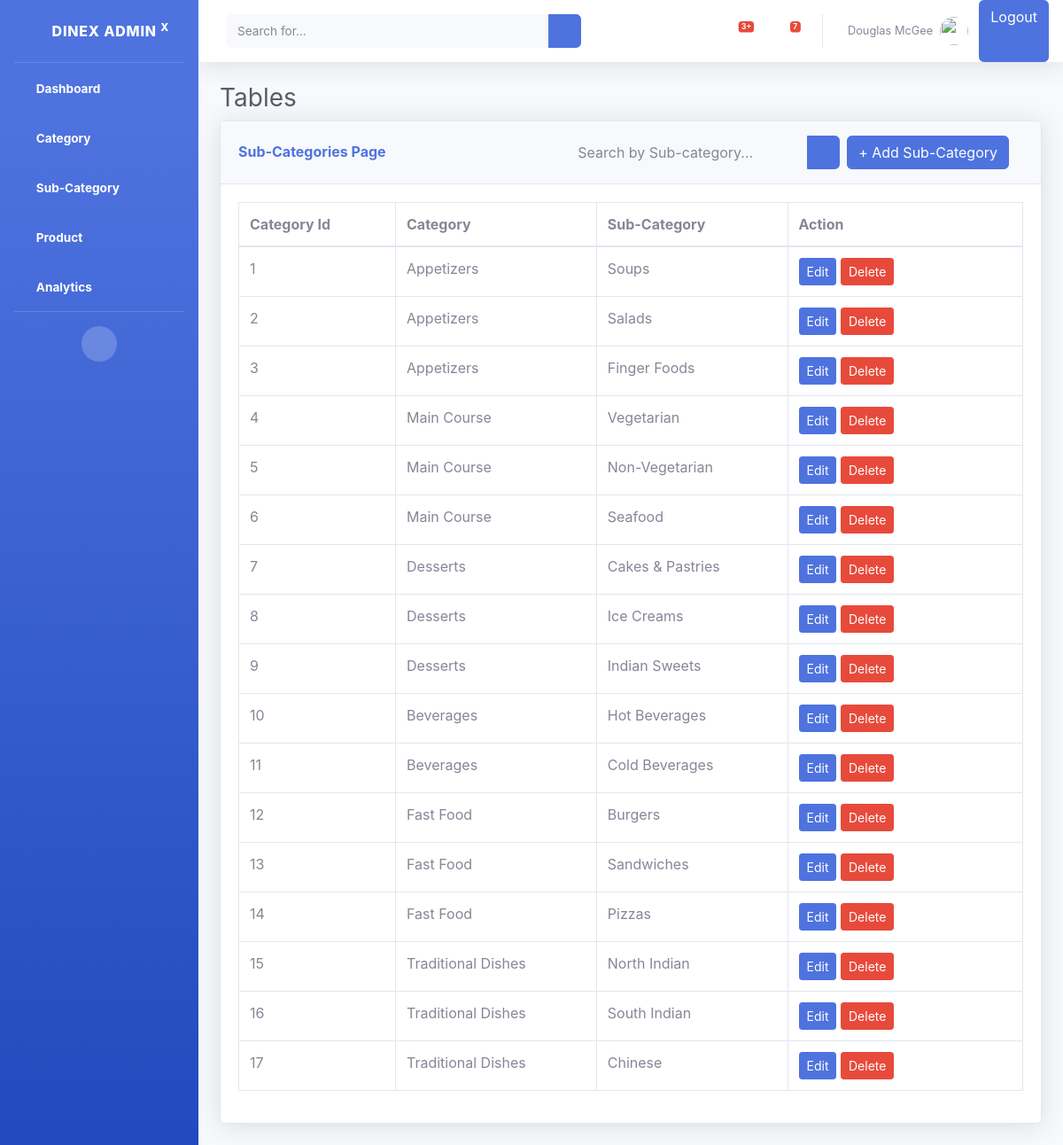
Screenshot of /sub-category/ (signed in) with the database file from the repository.
### foodapp/models.py (models this page shows, shortened)
class SubCategory(models.Model):
    category = models.ForeignKey(Category,on_delete=models.CASCADE,related_name="subcategories")
    sub_category_name = models.CharField(max_length=100, unique=True)

class Category(models.Model):
    category_name = models.CharField(max_length=200,unique=True)

### foodapp/views.py (the view)
# urls.py: path('sub-category/',sub_category_list,name="sub_category_list"),
def sub_category_list(request):
    query = request.GET.get('query','')
    print(query)
    if query:
        subcategories = SubCategory.objects.filter(category__category_name__icontains=query) | SubCategory.objects.filter(sub_category_name__icontains=query)
        subcategories = subcategories.order_by("id")
    else:
        subcategories = SubCategory.objects.all().order_by("id")  # Fetch all subcategories
    return render(request, "subcategory/index.html", {"subcategories": subcategories})

### foodapp/templates/subcategory/index.html
{% include 'commans/header.html'%}
                <div class="container-fluid">
                    <h1 class="h3 mb-2 text-gray-800">Tables</h1>
                    <div class="card shadow mb-4">
                            <div class="card-header py-3 d-flex justify-content-between align-items-center">
                                <h6 class="m-0 font-weight-bold text-primary">Sub-Categories Page</h6>
                                <div class="d-flex align-items-center">
                                    <form method="GET" action="{% url 'sub_category_list' %}" class="form-inline">
                                        <div class="input-group">
                                            <input type="text" name="query" class="form-control bg-light border-0 small"
                                            placeholder="Search by Sub-category..." aria-label="Search"
                                            aria-describedby="basic-addon2" value="{{ request.GET.query }}">
                                            <div class="input-group-append">
                                                <button  class="btn btn-primary" type="submit">
                                                    <i class="fas fa-search fa-sm"></i>
                                                </button>
                                            </div>
                                        </div>
                                    </form>
                                    <a class="btn btn-primary ml-2 mr-3" href="{% url 'create_sub_categories' %}" role="button">+ Add Sub-Category</a>
                                </div>
                            </div>
                        <div class="card-body">
                            <div class="table-responsive">
                                <table class="table table-bordered" id="dataTable" width="100%" cellspacing="0">
                                    <thead>
                                        <tr>
                                            <th style="width: 20%;">Category Id</th>
                                            <th>Category</th>
                                            <th>Sub-Category</th>
                                            <th style = "width:30%;">Action</th>
                                        </tr>
                                    </thead>
                                    <tbody>
                                        {% for subcategory in subcategories%}
                                        <tr>
                                            <td>{{forloop.counter}}</td>
                                            <td>{{subcategory.category.category_name}}</td>
                                            <td>{{subcategory.sub_category_name}}</td>
                                            <td>
                                            <a href="{% url 'edit_sub_categories' subcategory.id%}"class="btn btn-primary btn-sm">Edit</a>
                                            <a href="{% url 'delete_sub_categories' subcategory.id%}" class = "btn btn-danger btn-sm">Delete</a>
                                            </td>
                                        </tr>
                                        {%endfor%}
                                    </tbody>
                                </table>
                            </div>
                        </div>
                    </div>
                </div>
            </div>
{% include 'commans/footer.html'%}

### foodapp/templates/commans/header.html (shortened to what this page needs)
{% load static %}
<!DOCTYPE html>
<html lang="en">
<head>
    <link href="{% static 'vendor/fontawesome-free/css/all.min.css'%}" rel="stylesheet" type="text/css">
    <link href="{% static 'css/sb-admin-2.min.css' %}" rel="stylesheet">
</head>
<body id="page-top">
    <div id="wrapper">
        <ul class="navbar-nav bg-gradient-primary sidebar sidebar-dark accordion" id="accordionSidebar">
            <a class="sidebar-brand d-flex align-items-center justify-content-center" href="index.html">
                <div class="sidebar-brand-icon rotate-n-15">
                    <i class="fas fa-laugh-wink"></i>
                </div>
                <div class="sidebar-brand-text mx-3">DineX Admin <sup>x</sup></div>
            </a>
            <hr class="sidebar-divider my-0">
            <li class="nav-item active">
                <a class="nav-link" href="{% url 'admin_dashboard' %}">
                    <i class="fas fa-fw fa-tachometer-alt"></i>
                    <span>Dashboard</span></a>
            </li>
            <li class="nav-item active">
                <a class="nav-link" href="{% url 'categories'%}">
                    <i class="fas fa-fw fa-tachometer-alt"></i>
                    <span>Category</span></a>
            </li>
            <li class="nav-item active">
                <a class="nav-link" href="{% url 'sub_category_list'%}">
                    <i class="fas fa-fw fa-tachometer-alt"></i>
                    <span>Sub-Category</span></a>
            </li>
            <li class="nav-item active">
                <a class="nav-link" href="{% url 'products' %}">
                    <i class="fas fa-fw fa-tachometer-alt"></i>
                    <span>Product</span></a>
            </li>
            <li class="nav-item active">
                <a class="nav-link" href="index.html">
                    <i class="fas fa-fw fa-tachometer-alt"></i>
                    <span>Analytics</span></a>
            </li>
            <hr class="sidebar-divider d-none d-md-block">
            <div class="text-center d-none d-md-inline">
                <button class="rounded-circle border-0" id="sidebarToggle"></button>
            </div>
        </ul>
        <div id="content-wrapper" class="d-flex flex-column">
            <div id="content">
                <nav class="navbar navbar-expand navbar-light bg-white topbar mb-4 static-top shadow">
                    <form
                        class="d-none d-sm-inline-block form-inline mr-auto ml-md-3 my-2 my-md-0 mw-100 navbar-search">
                        <div class="input-group">
                            <input type="text" class="form-control bg-light border-0 small" placeholder="Search for..."
                                aria-label="Search" aria-describedby="basic-addon2">
                            <div class="input-group-append">
                                <button class="btn btn-primary" type="button">
                                    <i class="fas fa-search fa-sm"></i>
                                </button>
                            </div>
                        </div>
                    </form>
                    <ul class="navbar-nav ml-auto">
                        <li class="nav-item dropdown no-arrow mx-1">
                            <a class="nav-link dropdown-toggle" href="#" id="alertsDropdown" role="button"
                                data-toggle="dropdown" aria-haspopup="true" aria-expanded="false">
                                <span class="badge badge-danger badge-counter">3+</span>
                            </a>
                        </li>
                        <li class="nav-item dropdown no-arrow mx-1">
                            <a class="nav-link dropdown-toggle" href="#" id="messagesDropdown" role="button"
                                data-toggle="dropdown" aria-haspopup="true" aria-expanded="false">
                                <i class="fas fa-envelope fa-fw"></i>
                                <span class="badge badge-danger badge-counter">7</span>
                            </a>
                        </li>
                        <li class="nav-item dropdown no-arrow">
                            <a class="nav-link dropdown-toggle" href="#" id="userDropdown" role="button"
                                data-toggle="dropdown" aria-haspopup="true" aria-expanded="false">
                                <span class="mr-2 d-none d-lg-inline text-gray-600 small">Douglas McGee</span>
                                <img class="img-profile rounded-circle"
                                    src="https://cdn-icons-png.flaticon.com/512/3135/3135715.png">
                            </a>
                    </li>
                    <div class="d-flex justify-content-center">
                        <a href="/logout/" class="btn btn-primary">Logout</a>
                    </div>
                    </ul>
                </nav>

### foodapp/templates/commans/footer.html (shortened to what this page needs)
</body>
</html>

### rows the page displays
SubCategory: category.category_name "Appetizers", sub_category_name "Soups"
SubCategory: category.category_name "Appetizers", sub_category_name "Salads"
SubCategory: category.category_name "Appetizers", sub_category_name "Finger Foods"
SubCategory: category.category_name "Main Course", sub_category_name "Vegetarian"
SubCategory: category.category_name "Main Course", sub_category_name "Non-Vegetarian"
SubCategory: category.category_name "Main Course", sub_category_name "Seafood"
SubCategory: category.category_name "Desserts", sub_category_name "Cakes & Pastries"
SubCategory: category.category_name "Desserts", sub_category_name "Ice Creams"
SubCategory: category.category_name "Desserts", sub_category_name "Indian Sweets"
SubCategory: category.category_name "Beverages", sub_category_name "Hot Beverages"
SubCategory: category.category_name "Beverages", sub_category_name "Cold Beverages"
SubCategory: category.category_name "Fast Food", sub_category_name "Burgers"
SubCategory: category.category_name "Fast Food", sub_category_name "Sandwiches"
SubCategory: category.category_name "Fast Food", sub_category_name "Pizzas"
SubCategory: category.category_name "Traditional Dishes", sub_category_name "North Indian"
SubCategory: category.category_name "Traditional Dishes", sub_category_name "South Indian"
SubCategory: category.category_name "Traditional Dishes", sub_category_name "Chinese"
